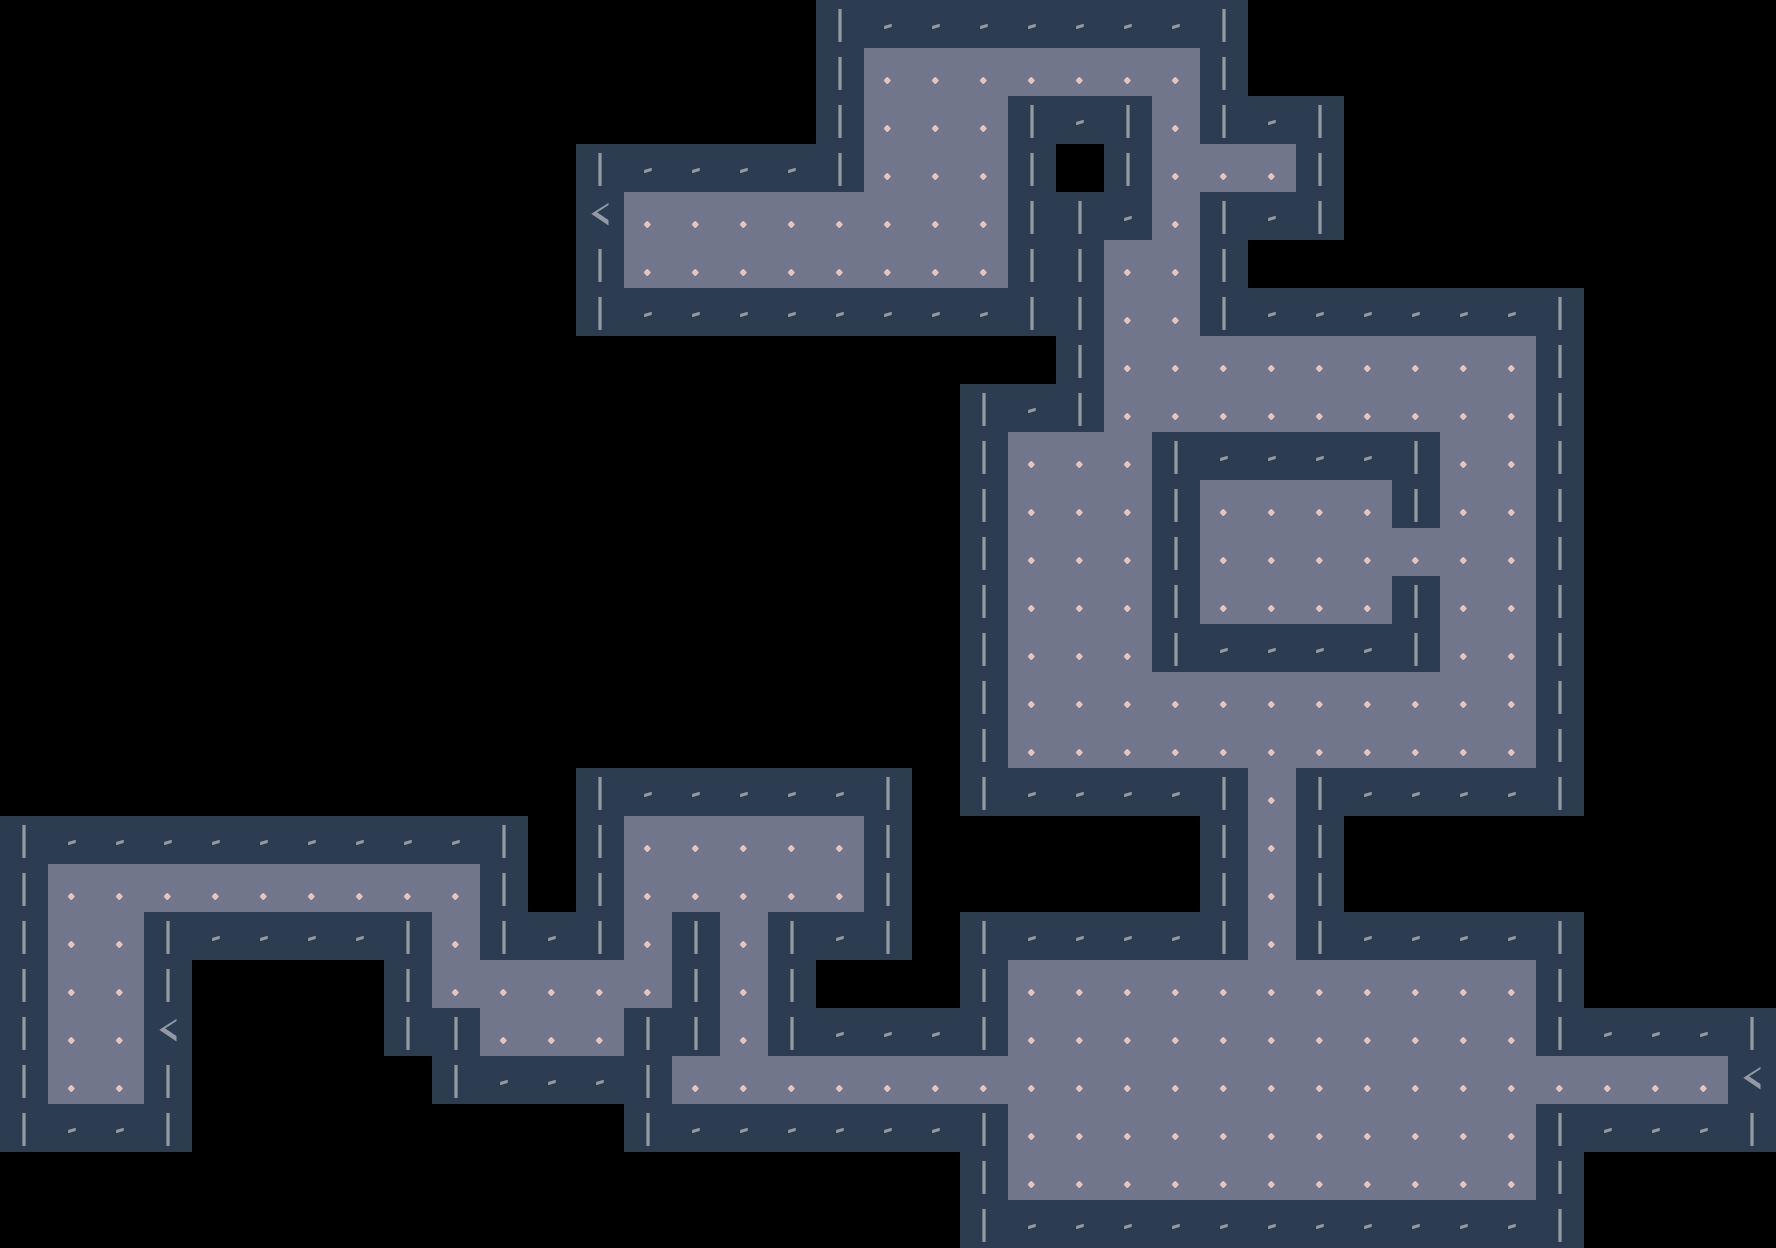

This is a level from a 2D game, rendered from its Tiled map with the project's own tilesets. A one-line summary and the complete map file follow:
An orthogonal 37x26 tile map with 48x48 px tiles, 1 tile layer (floor) and 58 objects (30x enemy, 7x door, 7x cash, 6x ammo, 5x health, ...).

<map version="1.2" tiledversion="2019.04.03" orientation="orthogonal" renderorder="right-down" width="37" height="26" tilewidth="48" tileheight="48" infinite="0" nextlayerid="16" nextobjectid="92">
 <tileset firstgid="1" name="myroguelike" tilewidth="48" tileheight="48" tilecount="10" columns="10">
  <image source="tiles.png" width="480" height="48" />
 </tileset>
 <layer id="10" name="floor" width="37" height="26">
  <data encoding="csv">
0,0,0,0,0,0,0,0,0,0,0,0,0,0,0,0,0,1,2,2,2,2,2,2,2,1,0,0,0,0,0,0,0,0,0,0,0,
0,0,0,0,0,0,0,0,0,0,0,0,0,0,0,0,0,1,4,4,4,4,4,4,4,1,0,0,0,0,0,0,0,0,0,0,0,
0,0,0,0,0,0,0,0,0,0,0,0,0,0,0,0,0,1,4,4,4,1,2,1,4,1,2,1,0,0,0,0,0,0,0,0,0,
0,0,0,0,0,0,0,0,0,0,0,0,1,2,2,2,2,1,4,4,4,1,0,1,4,4,4,1,0,0,0,0,0,0,0,0,0,
0,0,0,0,0,0,0,0,0,0,0,0,3,4,4,4,4,4,4,4,4,1,1,2,4,1,2,1,0,0,0,0,0,0,0,0,0,
0,0,0,0,0,0,0,0,0,0,0,0,1,4,4,4,4,4,4,4,4,1,1,4,4,1,0,0,0,0,0,0,0,0,0,0,0,
0,0,0,0,0,0,0,0,0,0,0,0,1,2,2,2,2,2,2,2,2,1,1,4,4,1,2,2,2,2,2,2,1,0,0,0,0,
0,0,0,0,0,0,0,0,0,0,0,0,0,0,0,0,0,0,0,0,0,0,1,4,4,4,4,4,4,4,4,4,1,0,0,0,0,
0,0,0,0,0,0,0,0,0,0,0,0,0,0,0,0,0,0,0,0,1,2,1,4,4,4,4,4,4,4,4,4,1,0,0,0,0,
0,0,0,0,0,0,0,0,0,0,0,0,0,0,0,0,0,0,0,0,1,4,4,4,1,2,2,2,2,1,4,4,1,0,0,0,0,
0,0,0,0,0,0,0,0,0,0,0,0,0,0,0,0,0,0,0,0,1,4,4,4,1,4,4,4,4,1,4,4,1,0,0,0,0,
0,0,0,0,0,0,0,0,0,0,0,0,0,0,0,0,0,0,0,0,1,4,4,4,1,4,4,4,4,4,4,4,1,0,0,0,0,
0,0,0,0,0,0,0,0,0,0,0,0,0,0,0,0,0,0,0,0,1,4,4,4,1,4,4,4,4,1,4,4,1,0,0,0,0,
0,0,0,0,0,0,0,0,0,0,0,0,0,0,0,0,0,0,0,0,1,4,4,4,1,2,2,2,2,1,4,4,1,0,0,0,0,
0,0,0,0,0,0,0,0,0,0,0,0,0,0,0,0,0,0,0,0,1,4,4,4,4,4,4,4,4,4,4,4,1,0,0,0,0,
0,0,0,0,0,0,0,0,0,0,0,0,0,0,0,0,0,0,0,0,1,4,4,4,4,4,4,4,4,4,4,4,1,0,0,0,0,
0,0,0,0,0,0,0,0,0,0,0,0,1,2,2,2,2,2,1,0,1,2,2,2,2,1,4,1,2,2,2,2,1,0,0,0,0,
1,2,2,2,2,2,2,2,2,2,1,0,1,4,4,4,4,4,1,0,0,0,0,0,0,1,4,1,0,0,0,0,0,0,0,0,0,
1,4,4,4,4,4,4,4,4,4,1,0,1,4,4,4,4,4,1,0,0,0,0,0,0,1,4,1,0,0,0,0,0,0,0,0,0,
1,4,4,1,2,2,2,2,1,4,1,2,1,4,1,4,1,2,1,0,1,2,2,2,2,1,4,1,2,2,2,2,1,0,0,0,0,
1,4,4,1,0,0,0,0,1,4,4,4,4,4,1,4,1,0,0,0,1,4,4,4,4,4,4,4,4,4,4,4,1,0,0,0,0,
1,4,4,3,0,0,0,0,1,1,4,4,4,1,1,4,1,2,2,2,1,4,4,4,4,4,4,4,4,4,4,4,1,2,2,2,1,
1,4,4,1,0,0,0,0,0,1,2,2,2,1,4,4,4,4,4,4,4,4,4,4,4,4,4,4,4,4,4,4,4,4,4,4,3,
1,2,2,1,0,0,0,0,0,0,0,0,0,1,2,2,2,2,2,2,1,4,4,4,4,4,4,4,4,4,4,4,1,2,2,2,1,
0,0,0,0,0,0,0,0,0,0,0,0,0,0,0,0,0,0,0,0,1,4,4,4,4,4,4,4,4,4,4,4,1,0,0,0,0,
0,0,0,0,0,0,0,0,0,0,0,0,0,0,0,0,0,0,0,0,1,2,2,2,2,2,2,2,2,2,2,2,1,0,0,0,0
</data>
 </layer>
 <objectgroup id="15" name="objects">
  <object id="89" name="level2" type="portal" gid="3" x="144" y="1056" width="48" height="48" />
  <object id="90" name="level0" type="portal" gid="3" x="576" y="240" width="48" height="48" />
  <object id="91" name="level3" type="portal" gid="3" x="1728" y="1104" width="48" height="48" />
  <object id="5" type="health" gid="6" x="1056" y="528" width="48" height="48" />
  <object id="6" type="health" gid="6" x="1248" y="864" width="48" height="48" />
  <object id="7" type="health" gid="6" x="1200" y="1200" width="48" height="48" />
  <object id="8" type="health" gid="6" x="1296" y="1200" width="48" height="48" />
  <object id="49" type="health" gid="6" x="672" y="1104" width="48" height="48" />
  <object id="50" type="enemy" gid="10" x="1056" y="96" width="48" height="48" />
  <object id="51" type="enemy" gid="10" x="1152" y="144" width="48" height="48" />
  <object id="52" type="enemy" gid="10" x="1104" y="288" width="48" height="48" />
  <object id="53" type="enemy" gid="10" x="1200" y="432" width="48" height="48" />
  <object id="54" type="enemy" gid="10" x="1392" y="384" width="48" height="48" />
  <object id="55" type="enemy" gid="10" x="1296" y="384" width="48" height="48" />
  <object id="56" type="enemy" gid="10" x="1488" y="528" width="48" height="48" />
  <object id="57" type="enemy" gid="10" x="1248" y="576" width="48" height="48" />
  <object id="58" type="enemy" gid="10" x="1440" y="768" width="48" height="48" />
  <object id="59" type="enemy" gid="10" x="1104" y="672" width="48" height="48" />
  <object id="60" type="enemy" gid="10" x="1008" y="624" width="48" height="48" />
  <object id="61" type="enemy" gid="10" x="1056" y="768" width="48" height="48" />
  <object id="62" type="enemy" gid="10" x="1248" y="720" width="48" height="48" />
  <object id="63" type="enemy" gid="10" x="1056" y="1056" width="48" height="48" />
  <object id="65" type="enemy" gid="10" x="1104" y="1104" width="48" height="48" />
  <object id="66" type="enemy" gid="10" x="1152" y="1152" width="48" height="48" />
  <object id="67" type="enemy" gid="10" x="1440" y="1152" width="48" height="48" />
  <object id="68" type="enemy" gid="10" x="1392" y="1104" width="48" height="48" />
  <object id="69" type="enemy" gid="10" x="1344" y="1056" width="48" height="48" />
  <object id="70" type="enemy" gid="10" x="1152" y="1056" width="48" height="48" />
  <object id="71" type="enemy" gid="10" x="1440" y="1056" width="48" height="48" />
  <object id="72" type="enemy" gid="10" x="1584" y="1104" width="48" height="48" />
  <object id="74" type="enemy" gid="10" x="720" y="1056" width="48" height="48" />
  <object id="75" type="enemy" gid="10" x="720" y="960" width="48" height="48" />
  <object id="76" type="enemy" gid="10" x="672" y="864" width="48" height="48" />
  <object id="77" type="enemy" gid="10" x="624" y="960" width="48" height="48" />
  <object id="78" type="enemy" gid="10" x="480" y="1008" width="48" height="48" />
  <object id="79" type="enemy" gid="10" x="384" y="912" width="48" height="48" />
  <object id="80" type="enemy" gid="10" x="288" y="912" width="48" height="48" />
  <object id="81" type="enemy" gid="10" x="192" y="912" width="48" height="48" />
  <object id="82" type="door" gid="8" x="1200" y="192" width="48" height="48" />
  <object id="83" type="door" gid="8" x="1392" y="576" width="48" height="48" />
  <object id="84" type="door" gid="8" x="1248" y="816" width="48" height="48" />
  <object id="85" type="door" gid="8" x="1248" y="960" width="48" height="48" />
  <object id="86" type="door" gid="8" x="1536" y="1104" width="48" height="48" />
  <object id="87" type="door" gid="8" x="960" y="1104" width="48" height="48" />
  <object id="88" type="door" gid="8" x="768" y="1104" width="48" height="48" />
  <object id="21" type="ammo" gid="7" x="1200" y="528" width="48" height="48" />
  <object id="22" type="ammo" gid="7" x="1200" y="624" width="48" height="48" />
  <object id="23" type="ammo" gid="7" x="1200" y="576" width="48" height="48" />
  <object id="41" type="ammo" gid="7" x="1632" y="1104" width="48" height="48" />
  <object id="42" type="ammo" gid="7" x="816" y="912" width="48" height="48" />
  <object id="43" type="ammo" gid="7" x="816" y="864" width="48" height="48" />
  <object id="36" type="cash" gid="9" x="1296" y="528" width="48" height="48" />
  <object id="37" type="cash" gid="9" x="1296" y="624" width="48" height="48" />
  <object id="39" type="cash" gid="9" x="1248" y="1104" width="48" height="48" />
  <object id="40" type="cash" gid="9" x="1248" y="192" width="48" height="48" />
  <object id="46" type="cash" gid="9" x="96" y="1056" width="48" height="48" />
  <object id="47" type="cash" gid="9" x="528" y="1056" width="48" height="48" />
  <object id="48" type="cash" gid="9" x="1680" y="1104" width="48" height="48" />
 </objectgroup>
</map>